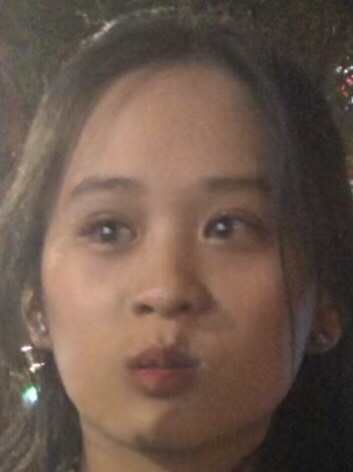
#> input picture image_ascii/input.jpg, 353 x 472 px
$ python main.py
#> lines starting #> are read from the running program, lines starting #| are printed output that depends on the picture
import cv2
import numpy as np

CHAR_LIST = "$@B%8&WM#*oahkbdpqwmZO0QLCJUYXzcvunxrjft/\|()1{}[]?-_+~<>i!lI;:,\"^`'. "

image = cv2.imread("input.jpg", 0)
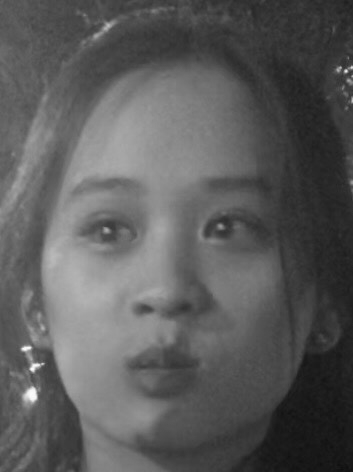
#> image: shape (472, 353); min 14, max 252, mean 91
num_cols = 200
# print(image)
height, width = image.shape
#> height = 472; width = 353
cell_width = width / num_cols
#> cell_width = 1.76
cell_height = cell_width *2
#> cell_height = 3.53
num_rows = int(height / cell_height)
#> num_rows = 133
output_file = open("image.txt", "w")
for i in range(num_rows):
    for j in range(num_cols):
        sub_image = image[int(i*cell_height):int((i+1)*cell_height), int(j*cell_width): int((j+1)*cell_width)]
        index = int(np.mean(sub_image)/255*len(CHAR_LIST))
        output_file.write(CHAR_LIST[index])
    output_file.write("\n")
output_file.close()
